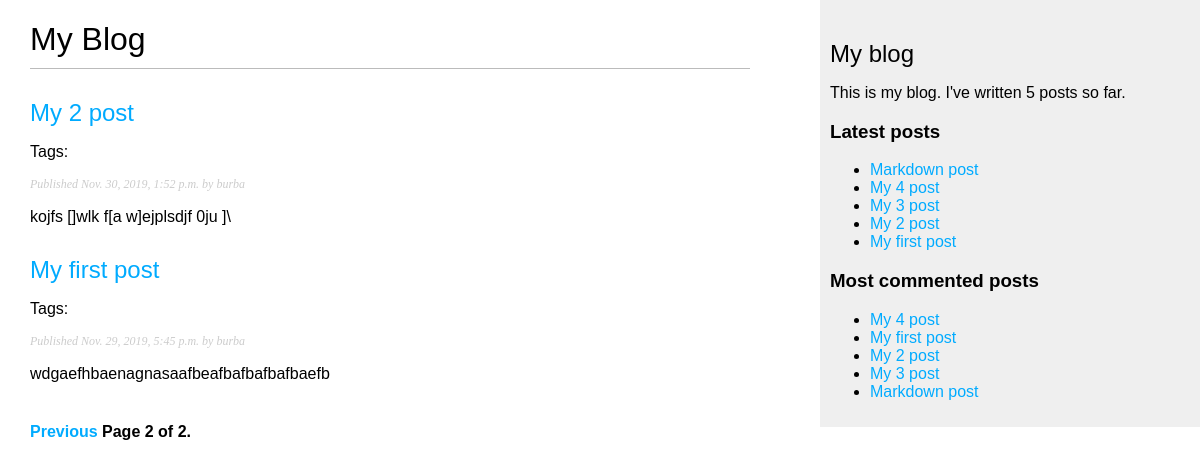
Screenshot of /blog/?page=2 with the database file from the repository.
### blog/models.py (models this page shows, shortened)
class Post(models.Model):
    STATUS_CHOICES = (
        ('draft', 'Draft'),
        ('published', 'Published'),
    )
    title = models.CharField(max_length = 250)
    slug = models.SlugField(max_length = 250, unique_for_date = 'publish')
    author = models.ForeignKey(User, on_delete = models.CASCADE, related_name = 'blog_posts')
    body = models.TextField()
    publish = models.DateTimeField(default = timezone.now)
    created = models.DateTimeField(auto_now_add = True)
    updated = models.DateTimeField(auto_now = True)
    status = models.CharField(max_length = 10, choices = STATUS_CHOICES, default = 'draft')
    objects = models.Manager()
    published = PublishedManager()
    tags = TaggableManager()
    class Meta:
        ordering = ('-publish',)
    def get_absolute_url(self):
        return reverse('blog:post_detail', args=[self.publish.year,
            self.publish.month, self.publish.day, self.slug])

### blog/views.py (the view)
# urls.py: path('', views.post_list, name = 'post_list'),
def post_list(request, tag_slug = None):
	object_list = Post.published.all()
	tag = None
	if tag_slug:
		tag = get_object_or_404(Tag, slug = tag_slug)
		object_list = object_list.filter(tags__in = [tag])
	paginator = Paginator(object_list, 3)
	page = request.GET.get('page')
	try:
		posts = paginator.page(page)
	except PageNotAnInteger:
		posts = paginator.page(1)
	except EmptyPage:
		posts = paginator.page(paginator.num_pages)
	return render (request, 'blog/post/list.html', {'posts':posts, 'tag':tag})

### blog/models.py (called while the page is built)
    def get_queryset(self):
        return super().get_queryset().filter(status = 'published')

### blog/templatetags/blog_tags.py (called while the page is built)
@register.simple_tag
def total_posts():
    return Post.published.count()

@register.simple_tag
def get_most_commented_posts(count=5):
    return Post.published.annotate(total_comments=Count('comments')).order_by('-total_comments')[:count]

@register.inclusion_tag('blog/post/latest_posts.html')
def show_latest_posts(count = 5):
    latest_posts = Post.published.order_by('-publish')[:count]
    return {'latest_posts':latest_posts}

@register.filter(name='markdown')
def markdown_format(text):
    return mark_safe(markdown.markdown(text))

### blog/templates/blog/post/list.html (shortened to what this page needs)
{% extends "blog/base.html" %}
{% load blog_tags %}
{% block content %}
  <h1>My Blog</h1>
  {% for post in posts %}
  <h2>
    <a href="{{ post.get_absolute_url }}">{{ post.title }}</a>
  </h2>
    <p class="tags">
      Tags:
    </p>
  <p class="date">Published {{ post.publish }} by {{ post.author }}</p>
  {{ post.body|markdown|truncatewords_html:30 }}
  {% endfor %}
  {% include "blog/pagination.html" with page=posts %}
{% endblock %}

### blog/templates/blog/base.html (shortened to what this page needs)
{% load blog_tags %}
{% load static %}
<!DOCTYPE html>
<html>
  <head>
      <link href="{% static "css/blog.css" %}" rel="stylesheet">
  </head>
   <body>
    <div id="content">
      {% block content %}{% endblock %}
    </div>
    <div id="sidebar">
      <h2>My blog</h2>
      <p>This is my blog. I've written {% total_posts %} posts so far. </p>
      <h3>Latest posts</h3>
      {% show_latest_posts %}
      <h3>Most commented posts</h3>
      {% get_most_commented_posts as most_commented_posts %}
      <ul>
        {% for post in most_commented_posts %}
          <li><a href="{{ post.get_absolute_url }}">{{ post.title }}</a></li>
        {% endfor %}
      </ul>
    </div>
  </body>
</html>

### blog/templates/blog/post/latest_posts.html
<ul>
  {% for post in latest_posts %}
    <li><a href="{{ post.get_absolute_url }}">{{ post.title }}</a></li>
  {% endfor %}
</ul>

### blog/static/css/blog.css (style rules this page uses)
body { margin:0; padding:0; font-family:helvetica, sans-serif; }
a { color:#00abff; text-decoration:none; }
h1 { font-weight:normal; border-bottom:1px solid #bbb; padding:0 0 10px 0; }
h2 { font-weight:normal; margin:30px 0 0; }
#content { float:left; width:60%; padding:0 0 0 30px; }
#sidebar { float:right; width:30%; padding:10px; background:#efefef; height:100%; }
p.date { color:#ccc; font-family: georgia, serif; font-size: 12px; font-style: italic; }

### rows the page displays
Post: title "My 2 post", publish "Nov. 30, 2019, 1:52 p.m.", author "burba", body "kojfs []wlk f[a w]ejplsdjf 0ju ]\\"
Post: title "My first post", publish "Nov. 29, 2019, 5:45 p.m.", author "burba", body "wdgaefhbaenagnasaafbeafbafbafbafbaefb"
Post: title "Markdown post"
Post: title "My 4 post"
Post: title "My 3 post"

### other values shown
{{ page.number }} "2"
{{ page.paginator.num_pages }} "2"
